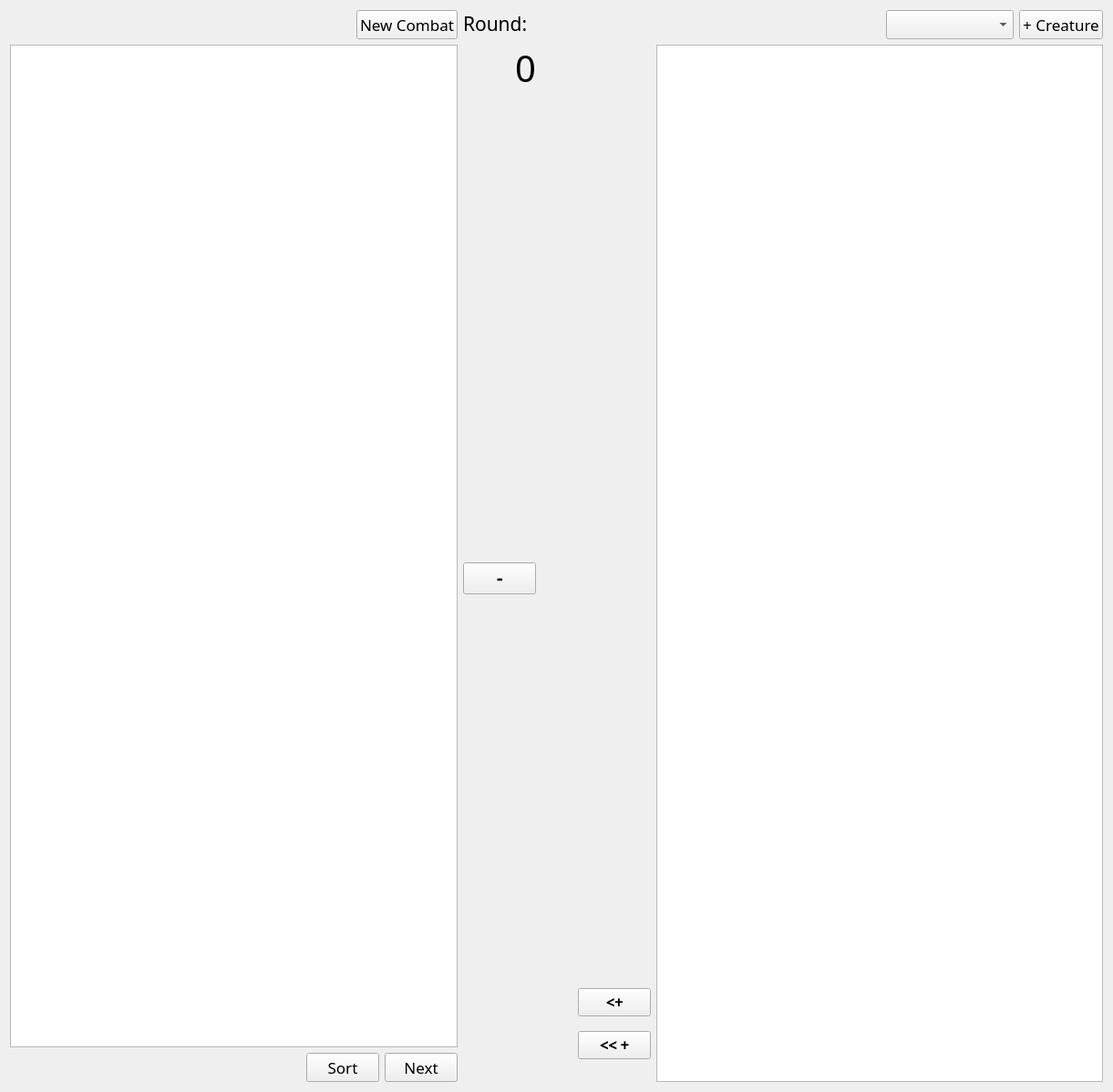
<?xml version="1.0" encoding="UTF-8"?>
<ui version="4.0">
 <class>CombatPage</class>
 <widget class="QWidget" name="CombatPage">
  <property name="geometry">
   <rect>
    <x>0</x>
    <y>0</y>
    <width>1221</width>
    <height>1198</height>
   </rect>
  </property>
  <property name="sizePolicy">
   <sizepolicy hsizetype="MinimumExpanding" vsizetype="MinimumExpanding">
    <horstretch>0</horstretch>
    <verstretch>0</verstretch>
   </sizepolicy>
  </property>
  <property name="windowTitle">
   <string>Form</string>
  </property>
  <layout class="QHBoxLayout" name="horizontalLayout_2">
   <item>
    <layout class="QVBoxLayout" name="verticalLayout"/>
   </item>
   <item>
    <layout class="QVBoxLayout" name="verticalLayout_2">
     <item>
      <layout class="QHBoxLayout" name="horizontalLayout_5"/>
     </item>
     <item>
      <layout class="QGridLayout" name="gridLayout_3">
       <item row="0" column="1">
        <widget class="QPushButton" name="initiativeNewCombatButton">
         <property name="font">
          <font>
           <family>Noto Sans Avestan</family>
           <pointsize>13</pointsize>
           <weight>50</weight>
           <bold>false</bold>
          </font>
         </property>
         <property name="text">
          <string>New Combat</string>
         </property>
        </widget>
       </item>
       <item row="0" column="0">
        <spacer name="horizontalSpacer_4">
         <property name="orientation">
          <enum>Qt::Horizontal</enum>
         </property>
         <property name="sizeHint" stdset="0">
          <size>
           <width>40</width>
           <height>20</height>
          </size>
         </property>
        </spacer>
       </item>
      </layout>
     </item>
     <item>
      <widget class="QTableView" name="initiativeTableView">
       <property name="sizePolicy">
        <sizepolicy hsizetype="MinimumExpanding" vsizetype="Expanding">
         <horstretch>0</horstretch>
         <verstretch>0</verstretch>
        </sizepolicy>
       </property>
       <property name="baseSize">
        <size>
         <width>300</width>
         <height>0</height>
        </size>
       </property>
       <property name="autoFillBackground">
        <bool>false</bool>
       </property>
      </widget>
     </item>
     <item>
      <layout class="QHBoxLayout" name="horizontalLayout_4">
       <item>
        <spacer name="horizontalSpacer_3">
         <property name="orientation">
          <enum>Qt::Horizontal</enum>
         </property>
         <property name="sizeHint" stdset="0">
          <size>
           <width>40</width>
           <height>20</height>
          </size>
         </property>
        </spacer>
       </item>
       <item>
        <widget class="QPushButton" name="initiativeSortButton">
         <property name="font">
          <font>
           <family>Noto Sans Avestan</family>
           <pointsize>13</pointsize>
           <weight>50</weight>
           <bold>false</bold>
          </font>
         </property>
         <property name="text">
          <string>Sort</string>
         </property>
        </widget>
       </item>
       <item>
        <widget class="QPushButton" name="initiativeNextButton">
         <property name="font">
          <font>
           <family>Noto Sans Avestan</family>
           <pointsize>13</pointsize>
           <weight>50</weight>
           <bold>false</bold>
          </font>
         </property>
         <property name="text">
          <string>Next</string>
         </property>
        </widget>
       </item>
      </layout>
     </item>
    </layout>
   </item>
   <item>
    <layout class="QGridLayout" name="gridLayout_2">
     <item row="3" column="0">
      <spacer name="verticalSpacer_2">
       <property name="orientation">
        <enum>Qt::Vertical</enum>
       </property>
       <property name="sizeHint" stdset="0">
        <size>
         <width>20</width>
         <height>40</height>
        </size>
       </property>
      </spacer>
     </item>
     <item row="6" column="2">
      <spacer name="verticalSpacer">
       <property name="orientation">
        <enum>Qt::Vertical</enum>
       </property>
       <property name="sizeType">
        <enum>QSizePolicy::Fixed</enum>
       </property>
       <property name="sizeHint" stdset="0">
        <size>
         <width>25</width>
         <height>25</height>
        </size>
       </property>
      </spacer>
     </item>
     <item row="1" column="0">
      <widget class="QLabel" name="initiativeRoundLabel">
       <property name="font">
        <font>
         <family>Noto Sans Avestan</family>
         <pointsize>16</pointsize>
         <weight>50</weight>
         <bold>false</bold>
        </font>
       </property>
       <property name="autoFillBackground">
        <bool>false</bool>
       </property>
       <property name="text">
        <string>Round:</string>
       </property>
      </widget>
     </item>
     <item row="4" column="0">
      <layout class="QVBoxLayout" name="verticalLayout_4">
       <item>
        <widget class="QPushButton" name="initiativeRemoveAllSelected">
         <property name="sizePolicy">
          <sizepolicy hsizetype="Fixed" vsizetype="Fixed">
           <horstretch>0</horstretch>
           <verstretch>0</verstretch>
          </sizepolicy>
         </property>
         <property name="font">
          <font>
           <family>Noto Sans Avestan</family>
           <pointsize>14</pointsize>
           <weight>75</weight>
           <bold>true</bold>
          </font>
         </property>
         <property name="autoFillBackground">
          <bool>false</bool>
         </property>
         <property name="text">
          <string>-</string>
         </property>
        </widget>
       </item>
       <item>
        <spacer name="verticalSpacer_6">
         <property name="orientation">
          <enum>Qt::Vertical</enum>
         </property>
         <property name="sizeHint" stdset="0">
          <size>
           <width>20</width>
           <height>40</height>
          </size>
         </property>
        </spacer>
       </item>
      </layout>
     </item>
     <item row="3" column="1">
      <spacer name="horizontalSpacer">
       <property name="orientation">
        <enum>Qt::Horizontal</enum>
       </property>
       <property name="sizeType">
        <enum>QSizePolicy::Fixed</enum>
       </property>
       <property name="sizeHint" stdset="0">
        <size>
         <width>40</width>
         <height>20</height>
        </size>
       </property>
      </spacer>
     </item>
     <item row="4" column="2">
      <layout class="QGridLayout" name="gridLayout">
       <item row="4" column="0">
        <spacer name="verticalSpacer_5">
         <property name="orientation">
          <enum>Qt::Vertical</enum>
         </property>
         <property name="sizeType">
          <enum>QSizePolicy::Fixed</enum>
         </property>
         <property name="sizeHint" stdset="0">
          <size>
           <width>20</width>
           <height>10</height>
          </size>
         </property>
        </spacer>
       </item>
       <item row="2" column="0">
        <spacer name="verticalSpacer_4">
         <property name="orientation">
          <enum>Qt::Vertical</enum>
         </property>
         <property name="sizeType">
          <enum>QSizePolicy::Fixed</enum>
         </property>
         <property name="sizeHint" stdset="0">
          <size>
           <width>20</width>
           <height>10</height>
          </size>
         </property>
        </spacer>
       </item>
       <item row="0" column="0">
        <spacer name="verticalSpacer_3">
         <property name="orientation">
          <enum>Qt::Vertical</enum>
         </property>
         <property name="sizeHint" stdset="0">
          <size>
           <width>20</width>
           <height>40</height>
          </size>
         </property>
        </spacer>
       </item>
       <item row="3" column="0">
        <widget class="QPushButton" name="encounterMoveSelectedButton">
         <property name="font">
          <font>
           <family>Noto Sans Avestan</family>
           <pointsize>12</pointsize>
           <weight>75</weight>
           <bold>true</bold>
          </font>
         </property>
         <property name="text">
          <string>&lt;+</string>
         </property>
        </widget>
       </item>
      </layout>
     </item>
     <item row="5" column="2">
      <widget class="QPushButton" name="encounterMoveAllButton">
       <property name="sizePolicy">
        <sizepolicy hsizetype="Fixed" vsizetype="Fixed">
         <horstretch>0</horstretch>
         <verstretch>0</verstretch>
        </sizepolicy>
       </property>
       <property name="font">
        <font>
         <family>Noto Sans Avestan</family>
         <pointsize>12</pointsize>
         <weight>75</weight>
         <bold>true</bold>
        </font>
       </property>
       <property name="text">
        <string>&lt;&lt; +</string>
       </property>
      </widget>
     </item>
     <item row="2" column="0">
      <widget class="QLabel" name="initiativeRoundCounter">
       <property name="font">
        <font>
         <family>Noto Sans Avestan</family>
         <pointsize>30</pointsize>
         <weight>50</weight>
         <bold>false</bold>
        </font>
       </property>
       <property name="text">
        <string>0</string>
       </property>
       <property name="alignment">
        <set>Qt::AlignRight|Qt::AlignTrailing|Qt::AlignVCenter</set>
       </property>
      </widget>
     </item>
    </layout>
   </item>
   <item>
    <layout class="QVBoxLayout" name="verticalLayout_3">
     <item>
      <layout class="QHBoxLayout" name="horizontalLayout">
       <item>
        <spacer name="horizontalSpacer_2">
         <property name="orientation">
          <enum>Qt::Horizontal</enum>
         </property>
         <property name="sizeHint" stdset="0">
          <size>
           <width>40</width>
           <height>20</height>
          </size>
         </property>
        </spacer>
       </item>
       <item>
        <widget class="QComboBox" name="encounterComboBox">
         <property name="sizePolicy">
          <sizepolicy hsizetype="Fixed" vsizetype="Fixed">
           <horstretch>0</horstretch>
           <verstretch>0</verstretch>
          </sizepolicy>
         </property>
         <property name="font">
          <font>
           <family>Noto Sans Avestan</family>
           <pointsize>13</pointsize>
           <weight>75</weight>
           <bold>true</bold>
          </font>
         </property>
         <property name="iconSize">
          <size>
           <width>32</width>
           <height>32</height>
          </size>
         </property>
         <property name="placeholderText">
          <string>Select Encou</string>
         </property>
        </widget>
       </item>
       <item>
        <widget class="QPushButton" name="encounterAddButton">
         <property name="sizePolicy">
          <sizepolicy hsizetype="Fixed" vsizetype="Fixed">
           <horstretch>0</horstretch>
           <verstretch>0</verstretch>
          </sizepolicy>
         </property>
         <property name="font">
          <font>
           <family>Noto Sans Avestan</family>
           <pointsize>13</pointsize>
           <weight>50</weight>
           <bold>false</bold>
          </font>
         </property>
         <property name="text">
          <string>+ Creature</string>
         </property>
        </widget>
       </item>
      </layout>
     </item>
     <item>
      <widget class="QTableView" name="encounterTableView">
       <property name="sizePolicy">
        <sizepolicy hsizetype="MinimumExpanding" vsizetype="Expanding">
         <horstretch>0</horstretch>
         <verstretch>0</verstretch>
        </sizepolicy>
       </property>
       <property name="baseSize">
        <size>
         <width>300</width>
         <height>0</height>
        </size>
       </property>
       <property name="autoFillBackground">
        <bool>false</bool>
       </property>
      </widget>
     </item>
    </layout>
   </item>
  </layout>
 </widget>
 <resources/>
 <connections/>
</ui>
